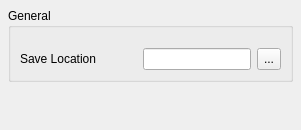
     <widget class="QWidget" name="pcorescrshot">
      <property name="accessibleName">
       <string>pages</string>
      </property>
      <layout class="QVBoxLayout" name="verticalLayout_2">
       <property name="leftMargin">
        <number>8</number>
       </property>
       <property name="topMargin">
        <number>8</number>
       </property>
       <property name="rightMargin">
        <number>8</number>
       </property>
       <property name="bottomMargin">
        <number>8</number>
       </property>
       <item>
        <widget class="QGroupBox" name="groupBox_2">
         <property name="title">
          <string>General</string>
         </property>
         <property name="alignment">
          <set>Qt::AlignLeading|Qt::AlignLeft|Qt::AlignTop</set>
         </property>
         <property name="flat">
          <bool>true</bool>
         </property>
         <layout class="QHBoxLayout" name="horizontalLayout_2">
          <property name="topMargin">
           <number>20</number>
          </property>
          <item>
           <widget class="QLabel" name="label_4">
            <property name="text">
             <string>Save Location</string>
            </property>
           </widget>
          </item>
          <item>
           <spacer name="horizontalSpacer_2">
            <property name="orientation">
             <enum>Qt::Horizontal</enum>
            </property>
            <property name="sizeHint" stdset="0">
             <size>
              <width>40</width>
              <height>20</height>
             </size>
            </property>
           </spacer>
          </item>
          <item>
           <widget class="QLineEdit" name="ssLocation"/>
          </item>
          <item>
           <widget class="QToolButton" name="browseS">
            <property name="sizePolicy">
             <sizepolicy hsizetype="Preferred" vsizetype="Preferred">
              <horstretch>0</horstretch>
              <verstretch>0</verstretch>
             </sizepolicy>
            </property>
            <property name="minimumSize">
             <size>
              <width>22</width>
              <height>22</height>
             </size>
            </property>
            <property name="maximumSize">
             <size>
              <width>16777215</width>
              <height>16777215</height>
             </size>
            </property>
            <property name="text">
             <string>...</string>
            </property>
           </widget>
          </item>
         </layout>
        </widget>
       </item>
       <item>
        <spacer name="verticalSpacer">
         <property name="orientation">
          <enum>Qt::Vertical</enum>
         </property>
         <property name="sizeHint" stdset="0">
          <size>
           <width>20</width>
           <height>40</height>
          </size>
         </property>
        </spacer>
       </item>
      </layout>
     </widget>
